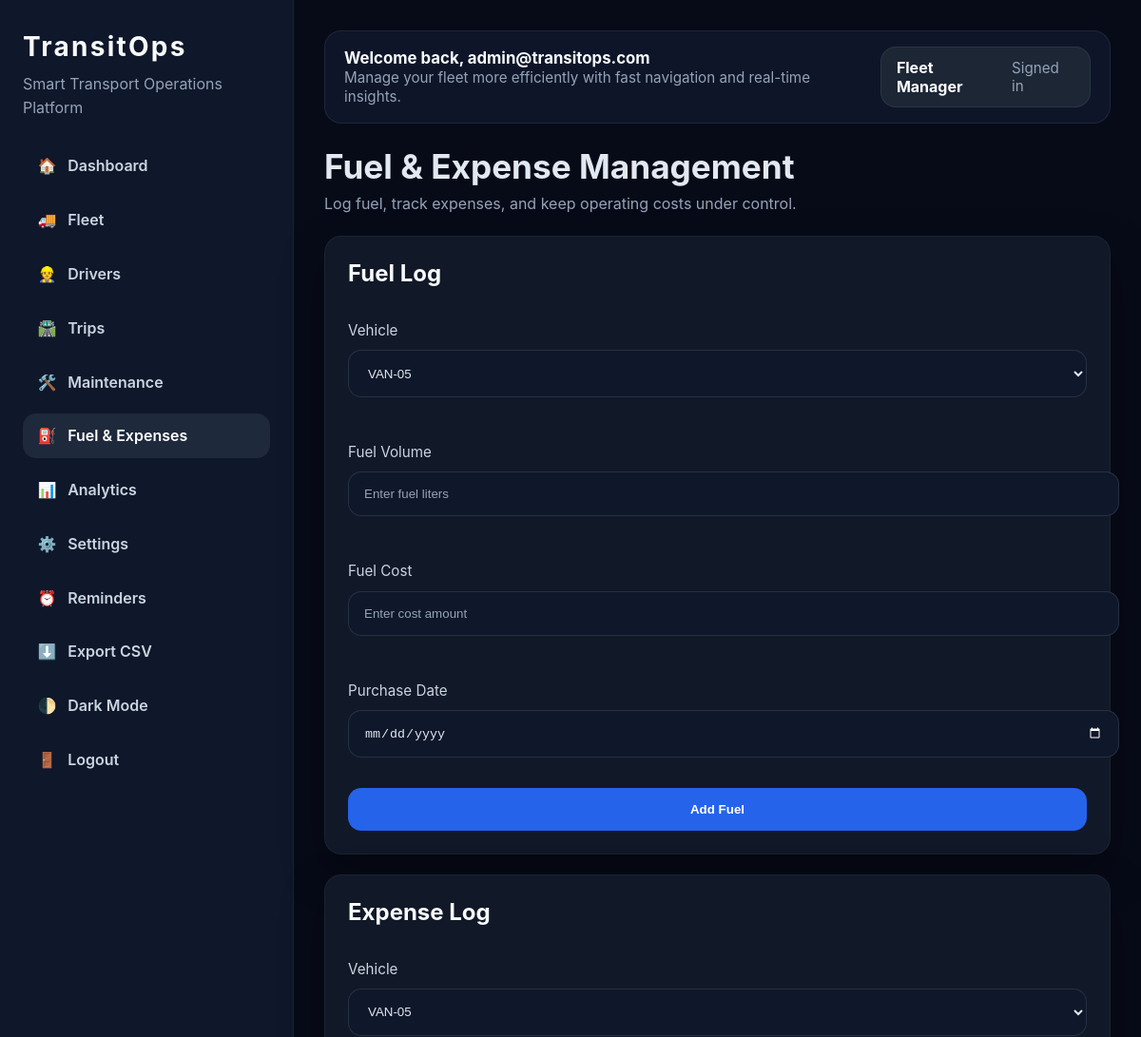
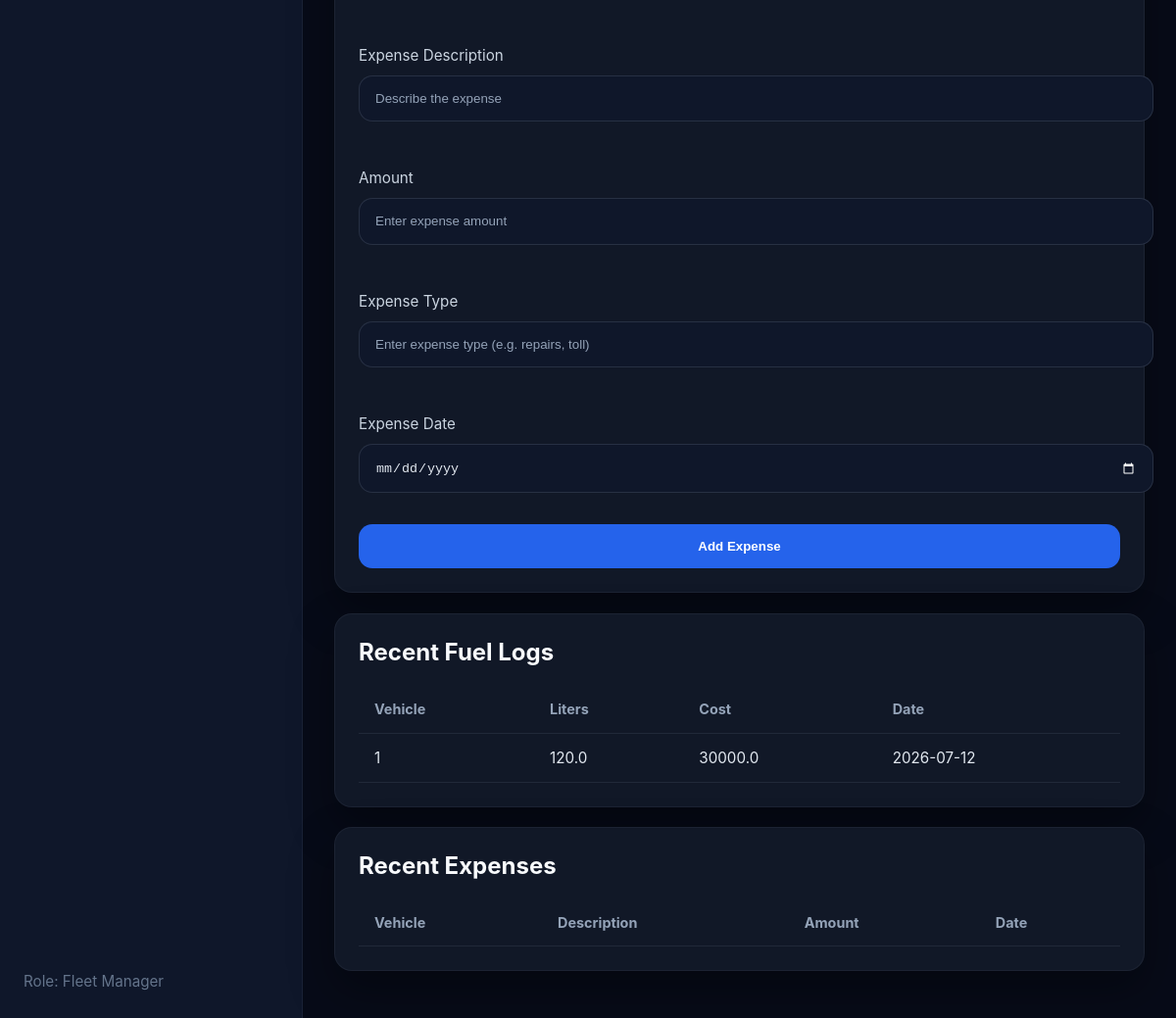
/operations (signed in), run on the app's committed database (2 pictures, top to bottom).
### tables this page shows
CREATE TABLE fuel_logs (
                id INTEGER PRIMARY KEY AUTOINCREMENT,
                vehicle_id INTEGER NOT NULL,
                liters REAL NOT NULL,
                cost REAL NOT NULL,
                date TEXT NOT NULL
            );

### app.py (the view, shortened to what this page needs)
    @app.route('/operations', methods=['GET', 'POST'])
    @login_required
    @role_required('Fleet Manager', 'Financial Analyst')
    def operations():
        conn = get_db_connection()
        vehicles = conn.execute("SELECT * FROM vehicles WHERE status != 'Retired' ORDER BY id DESC").fetchall()
        fuel_logs = conn.execute('SELECT * FROM fuel_logs ORDER BY id DESC').fetchall()
        expenses = conn.execute('SELECT * FROM expenses ORDER BY id DESC').fetchall()
        return render_template('operations.html', vehicles=vehicles, fuel_logs=fuel_logs, expenses=expenses)

### app.py (called while the page is built)
def get_user_role():
    user = g.get('user') or {}
    return (user.get('role') or '').strip()

def role_required(*allowed_roles):
    def decorator(view):
        @wraps(view)
        def wrapped(*args, **kwargs):
            if not g.user:
                return redirect(url_for('login'))
            role = get_user_role()
            if allowed_roles and role not in allowed_roles:
                flash('You do not have permission to access this page.')
                return redirect(url_for('dashboard'))
            return view(*args, **kwargs)
        return wrapped
    return decorator

def get_db_connection():
    if 'db' not in g:
        database_url = current_app.config['DATABASE']
        if isinstance(database_url, str) and database_url.startswith(POSTGRES_SCHEMES):
            if psycopg is None:
                raise RuntimeError('psycopg is required for PostgreSQL support. Install psycopg[binary].')
            g.db = psycopg.connect(database_url)
            g.db.row_factory = dict_row
        else:
            g.db = sqlite3.connect(database_url)
            g.db.row_factory = sqlite3.Row
    return g.db

### templates/operations.html (shortened to what this page needs)
{% extends 'base.html' %} {% block content %}
<div class="page-header">
  <div>
    <h1>Fuel & Expense Management</h1>
    <p>Log fuel, track expenses, and keep operating costs under control.</p>
  </div>
</div>
<div class="grid">
  <div class="card">
    <h2>Fuel Log</h2>
    <form method="post" class="form-grid">
      <label>
        Vehicle
        <select name="vehicle_id">
          {% for vehicle in vehicles %}
          <option value="{{ vehicle.id }}">
            {{ vehicle.registration_number }}
          </option>
          {% endfor %}
        </select>
      </label>
      <label>
        Fuel Volume
        <input
          name="liters"
          type="number"
          step="0.01"
          placeholder="Enter fuel liters"
          required
        />
      </label>
      <label>
        Fuel Cost
        <input
          name="cost"
          type="number"
          step="0.01"
          placeholder="Enter cost amount"
          required
        />
      </label>
      <label>
        Purchase Date
        <input name="date" type="date" required />
      </label>
      <button>Add Fuel</button>
    </form>
  </div>
  <div class="card">
    <h2>Expense Log</h2>
    <form method="post" class="form-grid">
      <label>
        Vehicle
        <select name="vehicle_id">
          {% for vehicle in vehicles %}
          <option value="{{ vehicle.id }}">
            {{ vehicle.registration_number }}
          </option>
          {% endfor %}
        </select>
      </label>
      <label>
        Expense Description
        <input name="description" placeholder="Describe the expense" required />
      </label>
      <label>
        Amount
        <input
          name="amount"
          type="number"
          step="0.01"
          placeholder="Enter expense amount"
          required
        />
      </label>
      <label>
        Expense Type
        <input
          name="kind"
          placeholder="Enter expense type (e.g. repairs, toll)"
          required
        />
      </label>
      <label>
        Expense Date
        <input name="date" type="date" required />
      </label>
      <button>Add Expense</button>
    </form>
  </div>
</div>
<div class="card">
  <h2>Recent Fuel Logs</h2>
  <table>
    <tr>
      <th>Vehicle</th>
      <th>Liters</th>
      <th>Cost</th>
      <th>Date</th>
    </tr>
    {% for item in fuel_logs %}
    <tr>
      <td>{{ item.vehicle_id }}</td>
      <td>{{ item.liters }}</td>
      <td>{{ item.cost }}</td>
      <td>{{ item.date }}</td>
    </tr>
    {% endfor %}
  </table>
</div>
<div class="card">
  <h2>Recent Expenses</h2>
  <table>
    <tr>
      <th>Vehicle</th>
      <th>Description</th>
      <th>Amount</th>
      <th>Date</th>
    </tr>
  </table>
</div>
{% endblock %}

### static/style.css (style rules this page uses)
:root { color-scheme: dark; }
body { font-family: 'Inter', 'Segoe UI', Arial, sans-serif; margin: 0; min-height: 100vh; background: #070b18; color: #e2e8f0; }
.content > .card, .content > .grid, .content > .dashboard-grid { margin-bottom: 1.25rem; }
.page-header { display: flex; justify-content: space-between; align-items: flex-start; gap: 1rem; margin-bottom: 1.5rem; }
.page-header h1 { margin: 0 0 0.5rem; font-size: 2.2rem; }
.page-header p { margin: 0; color: #94a3b8; }
.card { background: #111827; padding: 1.5rem; border-radius: 18px; margin-bottom: 1.3rem; box-shadow: 0 20px 45px rgba(0,0,0,.35); border: 1px solid rgba(148,163,184,.08); }
.card h2 { margin-top: 0; color: #f8fafc; }
table { border-collapse: collapse; width: 100%; color: #e2e8f0; }
th, td { padding: 0.95rem 1rem; border-bottom: 1px solid rgba(148,163,184,.12); }
th { color: #94a3b8; font-size: 0.9rem; text-align: left; }
td { font-size: 0.95rem; }
form input, form select, form textarea { display: block; width: 100%; margin: 0.7rem 0 1rem; padding: 0.95rem 1rem; border: 1px solid rgba(148,163,184,.18); border-radius: 14px; background: #0f172a; color: #e2e8f0; }
form label { display: block; color: #cbd5e1; font-size: 0.95rem; margin-top: 1rem; }
form input::placeholder, form textarea::placeholder { color: #94a3b8; }
.form-grid { display: grid; gap: 1rem; }
button { padding: 0.95rem 1.2rem; background: #2563eb; color: white; border: none; border-radius: 14px; cursor: pointer; font-weight: 700; }

### data on the page
fuel_logs: vehicle_id "1", liters "120.0", cost "30000.0", date "2026-07-12"

### other printed values
{{ 'Light' if session.get('dark_mode') else 'Dark' }} "Dark"
{{ session.get('user', {}).get('role', 'Guest') }} "Fleet Manager"
{{ session.get('user', {}).get('email', 'Guest') }} "admin@transitops.com"
form field vehicle_id "VAN-05"
